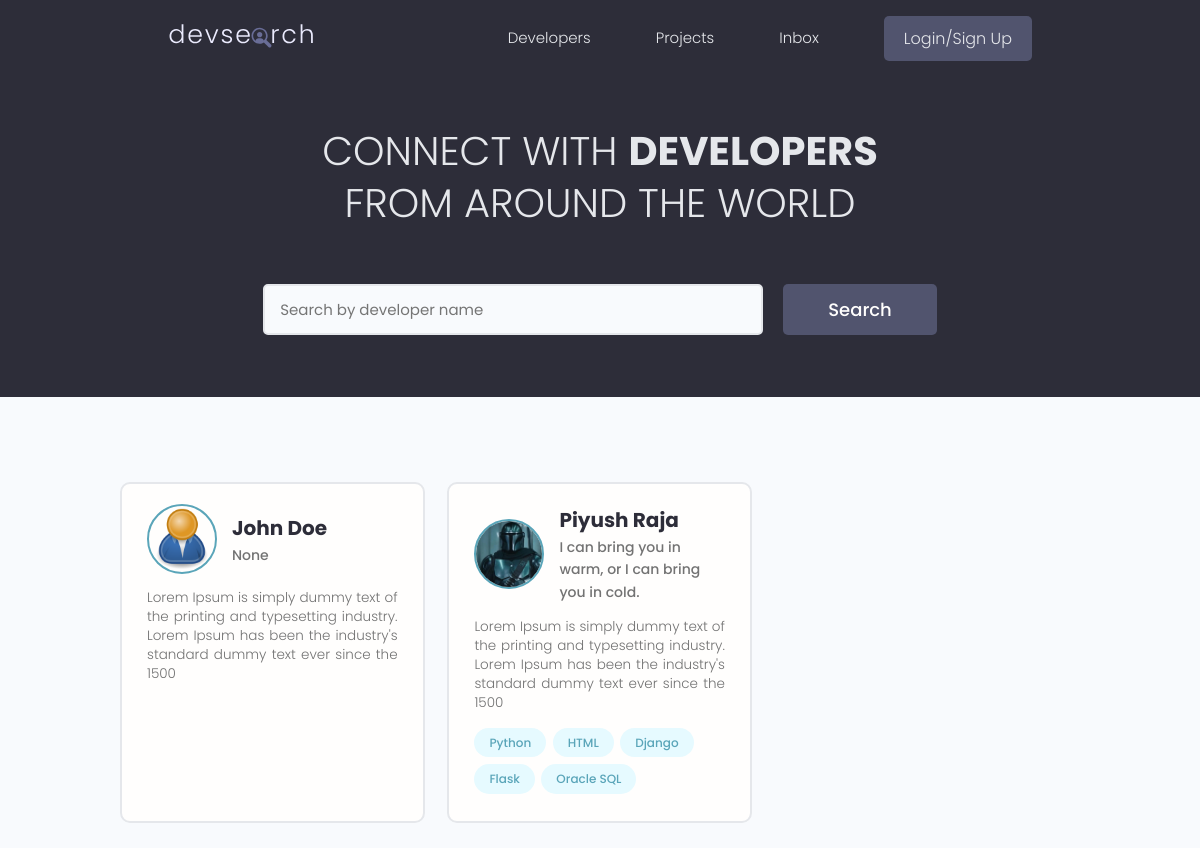
The app's page /, older data.
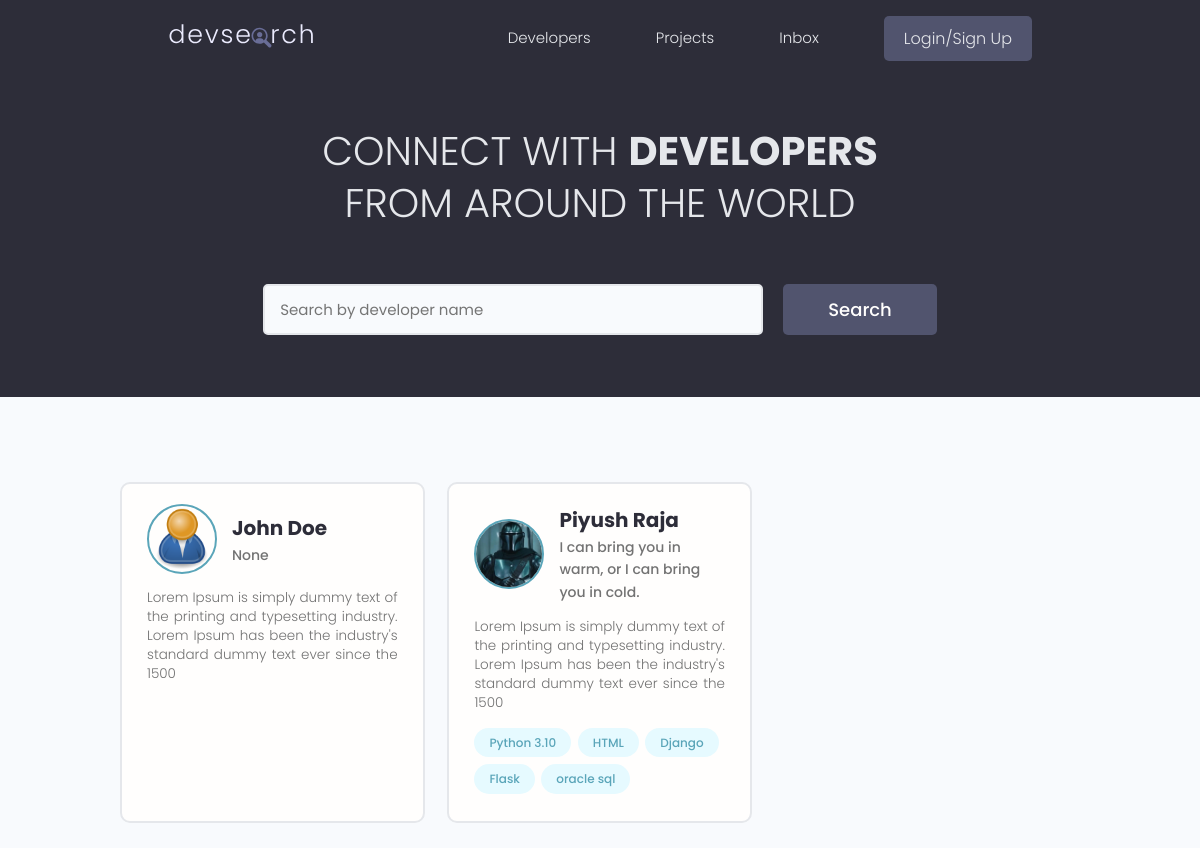
The same page, newer data.
### users/models.py (models this page shows, shortened)
class Profile(models.Model) :
    user = models.OneToOneField(User, on_delete=models.CASCADE,null=True,blank=True)
    name=models.CharField(max_length=200,blank=True,null=True)
    email=models.EmailField(max_length=500, blank=True,null=True)
    username=models.CharField(max_length=200,blank=True,null=True)
    location=models.CharField(max_length=200,blank=True,null=True)
    short_intro=models.CharField(max_length=200,blank=True,null=True)
    bio = models.TextField(blank=True,null=True )
    profile_image=models.ImageField(null=True,blank=True,upload_to='profiles/',default="profiles/user-default.png")
    social_github=models.CharField(max_length=200,blank=True,null=True)
    social_twitter=models.CharField(max_length=200,blank=True,null=True)
    social_linkedin=models.CharField(max_length=200,blank=True,null=True)
    social_youtube=models.CharField(max_length=200,blank=True,null=True)
    social_website=models.CharField(max_length=200,blank=True,null=True)
    created=models.DateTimeField(auto_now_add=True)
    id=models.UUIDField(default=uuid.uuid4,unique=True,primary_key=True,editable=False)

class Skill(models.Model) :
    owner = models.ForeignKey(Profile,on_delete=models.CASCADE, null= True,blank=True)
    name=models.CharField(max_length=300,null=True,blank=True)
    description=models.TextField(null=True,blank=True)
    created=models.DateTimeField(auto_now_add=True)
    id=models.UUIDField(default=uuid.uuid4,unique=True,primary_key=True,editable=False)
    def __str__(self):
        return str(self.name)

### users/views.py (the view)
# urls.py: path('',views.profiles,name="profiles"),
def profiles(request) :
    profiles, search_query = searchProfiles(request)
    custom_range, profiles=paginateProfiles(request, profiles,3)
    context={'profiles':profiles,'search_query':search_query,'custom_range' :custom_range}
    return render(request,'users/profiles.html',context)

### users/utils.py (called while the page is built)
def paginateProfiles(request, profiles, results) :
    page=request.GET.get('page')
    paginator = Paginator(profiles, results)
    try :
        profiles = paginator.page(page)
    except PageNotAnInteger :
        page=1
        profiles = paginator.page(page)
    except EmptyPage :
        page = paginator.num_pages
        profiles = paginator.page(page)
    leftIndex = int(page) - 4
    if leftIndex < 1 :
        leftIndex=1
    rightIndex = int(page)+5
    if rightIndex>paginator.num_pages :
        rightIndex = paginator.num_pages
    custom_range=range(leftIndex,rightIndex)
    return custom_range,profiles

def searchProfiles(request) :
    search_query=''
    if request.GET.get('search_query') :
        search_query=request.GET.get('search_query')
    skills  = Skill.objects.filter(name__icontains=search_query)
    print('SEARCH:', search_query)
    profiles=Profile.objects.distinct().filter(
        Q(name__icontains=search_query) |
        Q(short_intro__icontains=search_query) |
        Q(skill__in=skills)
        )
    return profiles,search_query

### users/templates/users/profiles.html (shortened to what this page needs)
{% extends 'main.html' %}
{% block content %}
<main class="home">
    <section class="hero-section text-center">
      <div class="container container--narrow">
        <div class="hero-section__box">
          <h2>CONNECT WITH <span>DEVELOPERS</span></h2>
          <h2>FROM AROUND THE WORLD</h2>
        </div>
        <div class="hero-section__search">
          <form class="form" action="{% url 'profiles' %}" method="get">
            <div class="form__field">
              <input class="input input--text" id="formInput#search" type="text" name="search_query" value="{{search_query}}"
                placeholder="Search by developer name" />
            </div>
            <input class="btn btn--sub btn--lg" type="submit" value="Search" />
          </form>
        </div>
      </div>
    </section>
    <section class="devlist">
      <div class="container">
        <div class="grid grid--three">
            {% for profile in profiles %}
          <div class="column card">
            <div class="dev">
              <a href="{% url 'user-profile' profile.id %}"class="card__body">
                <div class="dev__profile">
                  <img class="avatar avatar--md" src="{{profile.profile_image.url}}" alt="image" />
                  <div class="dev__meta">
                    <h3>{{profile.name}}</h3>
                    <h5>{{profile.short_intro|slice:"60"}}</h5>
                  </div>
                </div>
                <p class="dev__info">{{profile.bio|slice:"150"}}
                </p>
                <div class="dev__skills">
                    {% for skill in profile.skill_set.all|slice:"5" %}
                  <span class="tag tag--pill tag--main">
                    <small>{{skill}}</small>
                </span>
                {% endfor %}
                </div>
              </a>
            </div>
          </div>
          {% endfor %}
        </div>
      </div>
    </section>
  </main>
{% endblock %}

Row changes from the older to the newer data that the page shows:
removed Skill: name "Oracle SQL", shown under Profile "Piyush Raja"
changed Skill: name "Python" → "Python 3.10"
added Skill: name "oracle sql", shown under Profile "Piyush Raja"
